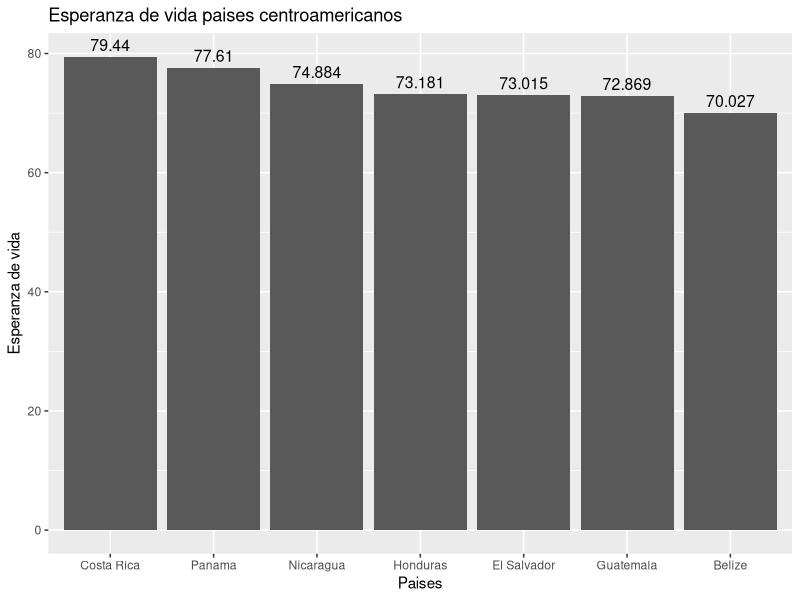
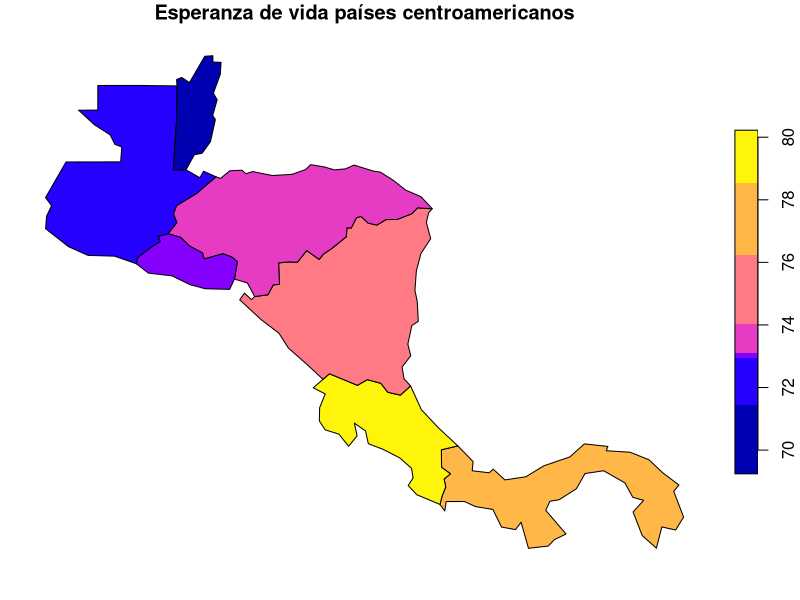
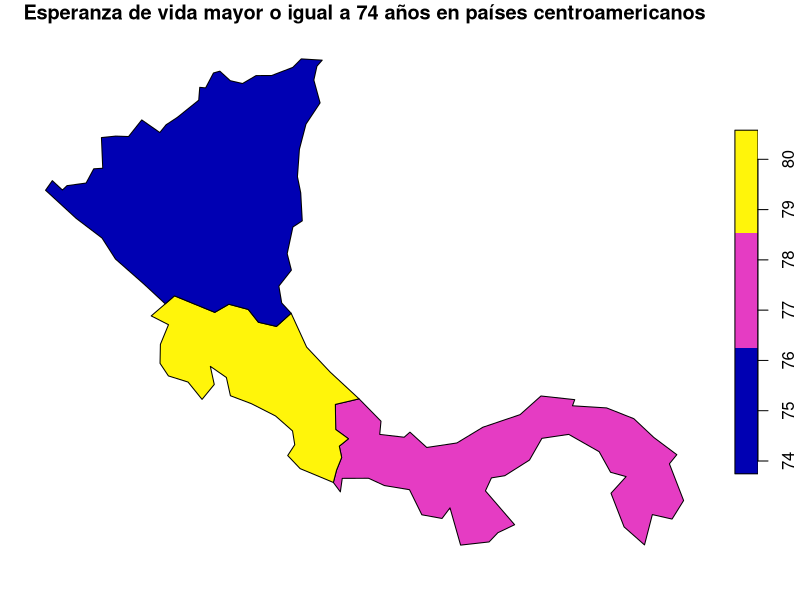

Here is the R script that generated these plots, in order:
## ---- chunk 1
knitr::opts_chunk$set(echo = TRUE)
## ---- chunk 2
# Paquete para generación de documentos (ej. HTML)
library(knitr)

# Paquete para formateo de tablas
library(kableExtra)

# Paquete de graficación
library(ggplot2)

# Paquete de manejo de datos geoespaciales vectoriales
library(sf)

# Paquete con conjuntos de datos geoespaciales
library(spData)
## ---- chunk 3
names(world)
## ---- chunk 4
kable(
  world[1:10, 1:5, drop = TRUE], 
  caption="Datos demográficos de los países del mundo"
)
## ---- chunk 5
kable(
  world[1:10, c("name_long","continent","pop","lifeExp","gdpPercap"), drop = TRUE], 
  col.names=c("País","Continente","Población","Esperanza de vida","Renta per cápita"),  
  caption="Datos demográficos de los países del mundo"
)
## ---- chunk 6
# Se extraen las observaciones ordenadas por orden alfabético de país
world.orden <- order(world$name_long)

# Se genera un nuevo data frame ordenado
world.ordenadoxpais <- world[world.orden,]

# Se formatea la tabla con el nuevo data frame
kable(
  world.ordenadoxpais[, c("name_long","continent","pop","lifeExp","gdpPercap"), drop = TRUE], 
  col.names=c("País","Continente","Población","Esperanza de vida","Renta per cápita"),  
  caption="Datos demográficos de los países del mundo"
) %>%
kable_styling() %>%
scroll_box(
  width = "800px", 
  height = "500px", 
  fixed_thead = TRUE
)
## ---- chunk 7
# Se extraen las observaciones correspondientes a los países de Centroamérica
centro_america = world[world$name_long == "Belize" |
                       world$name_long == "Guatemala" |
                       world$name_long == "Honduras" |
                       world$name_long == "El Salvador" |
                       world$name_long == "Nicaragua" |
                       world$name_long == "Costa Rica" |
                       world$name_long == "Panama"
                       , ]

# Se formatea la tabla con el nuevo data frame
kable(
  centro_america[, c("name_long","continent","pop","lifeExp","gdpPercap"), drop = TRUE], 
  col.names=c("País","Continente","Población","Esperanza de vida","Renta per cápita"),  
  caption="Datos demográficos de los países de Centroamérica"
) %>%
kable_styling()
## ---- chunk 8
ggplot(centro_america, aes(x=reorder (name_long, -lifeExp), y=lifeExp)) + ggtitle("Esperanza de vida paises centroamericanos") + xlab("Paises") + ylab("Esperanza de vida") + geom_col() + geom_text(aes(label=lifeExp), vjust=-0.5, size=4)
## ---- chunk 9
plot(centro_america['lifeExp'], main='Esperanza de vida países centroamericanos')
## ---- chunk 10
centroamerica_mayor <- centro_america [1:3, ]
plot(centroamerica_mayor['lifeExp'], main = 'Esperanza de vida mayor o igual a 74 años en países centroamericanos')
